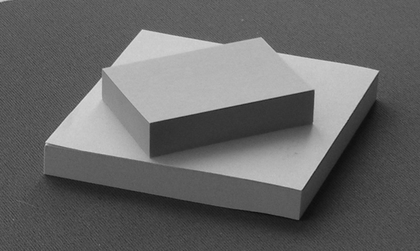
%> input picture Assignment3/postit2g.png, 420 x 251 px, shrunk from 640 x 383 before the run
$ octave Assign3.m   (GNU Octave 9; MATLAB toolbox functions it lacks are replaced by stand-ins)
%> lines starting %> are read from the running program, lines starting %| are printed output that depends on the picture
### Assignment3/RANSAC_line.m
function [a,c] = RANSAC_line(x,y,distance,quality)
%% RANSAC_line.m
%  calculate parameters a and c of line: x*cos(a)+ycos(a)=c, using RANSAC
%  estimating methode.
%  ----------------------------------------------------------------------
%  input:
%  x                    x-coordinate of points sequence
%  y                    y-coordinate of points sequence
%  distance             permitted distance from the line
%  quality              percentage of points should satisfy requirement
%  output:
%  a                    parameter a of line x*cos(a)+ycos(a)=c
%  c                    parameter c of line x*cos(a)+ycos(a)=c
%  ----------------------------------------------------------------------
%  Wen Yi, Karlsruhe Institut of Technology
%  yi.wen@student.kit.edu
%  2017/11/16
count=length(x);
county=length(y);
if count~=county
    disp('vector size must agree');
    return;
end

K=1000;                                          % iteration times
k=1;
pretotal=0;
d=zeros(count,1);
while pretotal<count*quality && k<K
    index_rand=floor(1+count*rand(2,1));    % pick randomly
    sampx=x(index_rand(1:2));
    sampy=y(index_rand(1:2));
    a_temp=atan2((sampx(2)-sampx(1)),(sampy(1)-sampy(2)));
    c_temp=sampx(1)*cos(a_temp)+sampy(1)*sin(a_temp);
    norm=[cos(a_temp),sin(a_temp)];
    for i=1:count
        d(i)=abs(dot(norm,[x(i);y(i)])-c_temp);
    end
    sum_ok=sum(d<distance);
    if sum_ok>pretotal
        pretotal=sum_ok;
        a=a_temp;
        c=c_temp;
    end
    k=k+1;
end

end

### Assignment3/start_end_point.m
function [start_p,end_p] = start_end_point (x,y,a,c,n)
%% Start_End_Point.m
%  calculate start and end point of a segment in the line:
%  x*cos(a)+ycos(a)=c.
%  ----------------------------------------------------------------------
%  input:
%  x                    x-coordinate of points sequence
%  y                    y-coordinate of points sequence
%  a                    parameter a of line x*cos(a)+ycos(a)=c
%  c                    parameter c of line x*cos(a)+ycos(a)=c
%  n                    number of removed outmost points
%  output:
%  start_p              (x;y)vector of start point
%  end_p                (x;y)vector of end point
%  ----------------------------------------------------------------------
%  Wen Yi, Karlsruhe Institut of Technology
%  yi.wen@student.kit.edu
%  2017/11/16

count=length(x);
county=length(y);
if count~=county
    disp('vector size must agree');
    return;
end
norm=[cos(a),sin(a)];

% remove outmost points
d_x_y=zeros(count,3);
for i=1:count
    d_x_y(i,:)=[abs(dot(norm,[x(i);y(i)])-c),x(i),y(i)];
end
sortrows(d_x_y);
rmx=zeros(count-n,1);
rmy=zeros(count-n,1);
for i=1:(count-n)
    rmx(i)=d_x_y(i,2);
    rmy(i)=d_x_y(i,3);
end

init_d=dot(norm,[rmx(1);rmy(1)])-c;
if a==0
    init_y=rmy(1)-init_d*sin(a);
    ymax=init_y;
    ymin=init_y;
    for i=1:(count-n)
        d=dot(norm,[rmx(i);rmy(i)])-c;
        ytemp=rmy(i)-d*sin(a);
        if ytemp>=ymax
            ymax=ytemp;
        end
        if ytemp<=ymin
            ymin=ytemp;
        end
    end
    xmax=(c-ymax*sin(a))/cos(a);
    xmin=(c-ymin*sin(a))/cos(a);
else
    init_x=rmx(1)-init_d*cos(a);
    xmax=init_x;
    xmin=init_x;
    for i=1:(count-n)
        d=dot(norm,[rmx(i);rmy(i)])-c;
        xtemp=rmx(i)-d*cos(a);
        if xtemp>=xmax
            xmax=xtemp;
        end
        if xtemp<=xmin
            xmin=xtemp;
        end
    end
    ymax=(c-xmax*cos(a))/sin(a);
    ymin=(c-xmin*cos(a))/sin(a);
end
start_p=[xmin;ymin];
end_p=[xmax;ymax];
end

### Assignment3/total_least_square.m
function [a,c] = total_least_square (x,y)
%% Total_Least_Square.m
%  calculate line parameters (a, c) from a list of pixel coordinates using
%  total least square methode, line: x*cos(a)+y*sin(a)=c.
%  ----------------------------------------------------------------------
%  input:
%  x                    x-coordinate of points sequence
%  y                    y-coordinate of points sequence
%  output:
%  a                    parameter a of line x*cos(a)+ycos(a)=c
%  c                    parameter c of line x*cos(a)+ycos(a)=c
%  ----------------------------------------------------------------------
%  Wen Yi, Karlsruhe Institut of Technology
%  yi.wen@student.kit.edu
%  2017/11/16
count=length(x);
county=length(y);
if count~=county
    disp('vector size must agree');
    return;
end
sumx=0;
sumy=0;
sumxx=0;
sumyy=0;
sumxy=0;
c=0;
for i=1:count
    sumx=sumx+x(i);
    sumy=sumy+y(i);
    sumxx=sumxx+x(i)*x(i);
    sumyy=sumyy+y(i)*y(i);
    sumxy=sumxy+x(i)*y(i);
end
alpha=sumxx-sumx^2/count;
beta =sumxy-sumx*sumy/count;
gamma=sumyy-sumy^2/count;
lag_matrix=[alpha,beta;beta,gamma];
[n, lamda]=eig(lag_matrix);
if lamda(1,1)>lamda(2,2)
    n_c=n(:,2);
else
    n_c=n(:,1);
end
for i=1:count
    c=c+dot(n_c,[x(i);y(i)]);
end

c=c/count;
a=atan2(n_c(2),n_c(1));

end

### Assignment3/Assign3.m
close all;
clear all;
clc;

%% Assign3.m
%  Practical Exercises: Line Estimation
%  Wen Yi, Karlsruhe Institut of Technology
%  yi.wen@student.kit.edu
%  2017/11/16

%% Load Picture and dominant edges
img=imread('postit2g.png');
%> img is the input picture: size 251x420 uint8; min 13, max 221, mean 101.9
imgd=im2double(img);
% figure();                             % test picture
% imshow(imgd);

load 'pixellist_postit2g.mat';

%% Calculate theta and c of line x*cos(theta)+y*sin(theta)=c
theta=zeros(19,1);
c=zeros(19,1);
for i=1:19
    [theta(i),c(i)]=total_least_square(pixellist(i).list(:,1),pixellist(i).list(:,2));
end

%% Using RANSAC methode
theta2=zeros(19,1);
c2=zeros(19,1);
distance=5;
quality=0.95;
for i=1:19
    [theta2(i),c2(i)]=RANSAC_line(pixellist(i).list(:,1),pixellist(i).list(:,2),distance,quality);
end

%% Determine start and end point of Segment, remove 2 / 0 outmost points
start_p=zeros(2,19);
end_p=zeros(2,19);
start_p2=zeros(2,19);
end_p2=zeros(2,19);
for i=1:19
    [start_p(:,i),end_p(:,i)]=start_end_point(pixellist(i).list(:,1),pixellist(i).list(:,2),theta(i),c(i),2);
    [start_p2(:,i),end_p2(:,i)]=start_end_point(pixellist(i).list(:,1),pixellist(i).list(:,2),theta2(i),c2(i),0);
end

%% Show image and plot lines(segments)
figure();
imshow(imgd);
hold on;
for i=1:19
    plot([start_p(1,i) end_p(1,i)],[start_p(2,i) end_p(2,i)],'-', 'LineWidth', 3);
    plot(start_p(1,i),start_p(2,i),'g-o', end_p(1,i),end_p(2,i), 'r-o','LineWidth', 3);
end
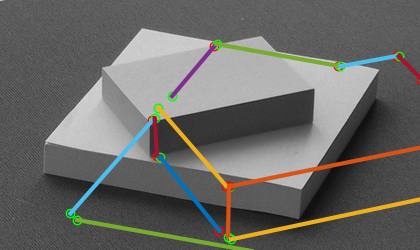
%> figure redrawn from the program's plot data
hold off;
figure();
imshow(imgd);
hold on;
for i=1:19
    plot([start_p2(1,i) end_p2(1,i)],[start_p2(2,i) end_p2(2,i)],'-', 'LineWidth', 3);
    plot(start_p2(1,i),start_p2(2,i),'g-o', end_p2(1,i),end_p2(2,i), 'r-o','LineWidth', 3);
end
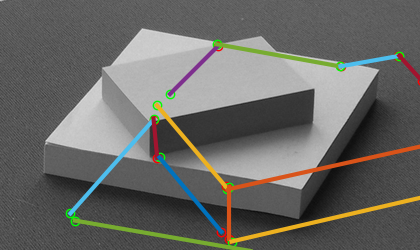
%> figure redrawn from the program's plot data
